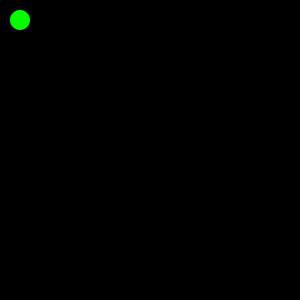
Frame 1 (no input)
Frame 60 (the mouse pressed at the canvas centre just before this capture): identical to frame 1, image omitted
Frame 120 (the mouse held since frame 60 and released just before this capture): identical to frame 1, image omitted

The Processing sketch that drew this single still picture (run headless with seeded random() and noise(); from frame 60 on, the mouse is pressed at the canvas centre):

// Processing sketch: RandomNumberGenerator
// ── RandomNumberGenerator.pde
void setup() {
  size(300, 300);
}

void draw() {
  background(0);
  fill(0, 255, 0);
  noStroke();
  ellipse(20, 20, 20, 20);
}
